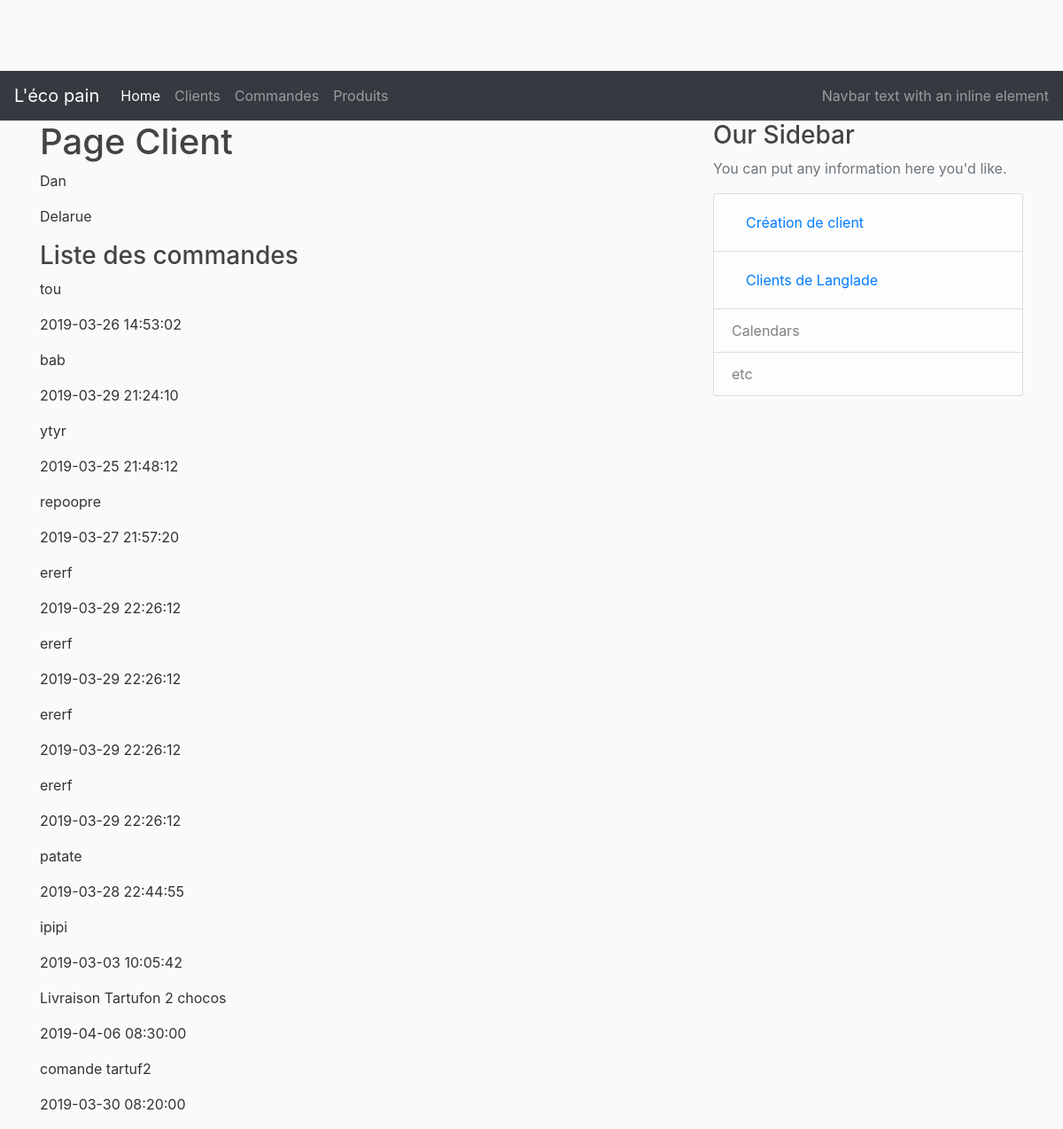
The app's page /customers/5 with its own data.
### lecopain/models.py (models this page shows, shortened)
class Customer(db.Model):
    __tablename__ = 'customers'
    id =  db.Column(db.Integer, primary_key=True)
    firstname = db.Column(db.String(50), nullable=False)
    lastname = db.Column(db.String(50), nullable=False)
    address = db.Column(db.String(200))
    cp = db.Column(db.String(20))
    city = db.Column(db.String(50))
    email = db.Column(db.String(200), nullable=False)
    created_at = db.Column(db.DateTime, nullable=False, default=datetime.utcnow)
    orders = db.relationship('Order', backref='owner', lazy=True)

class Order(db.Model):
    __tablename__ = 'orders'
    id = db.Column(db.Integer, primary_key=True)
    title = db.Column(db.String(50), nullable=False)
    order_dt = db.Column(db.DateTime)
    created_at = db.Column(db.DateTime, nullable=False, default=datetime.utcnow)
    customer_id = db.Column(db.Integer, db.ForeignKey('customers.id'), nullable=False)
    status = db.Column(db.String(20), nullable=False)

### lecopain/controllers/customer_controller.py (the view)
@customer_page.route("/customers/<int:customer_id>")
def customer(customer_id):
    customer = Customer.query.get_or_404(customer_id)
    return render_template('/customers/customer.html', customer=customer)

### lecopain/templates/customers/customer.html
{% extends "layout.html" %}
{% block content %}
    <h1>Page Client</h1>
    <div class="content-section">
        <p>{{customer.firstname}}</p>
        <p>{{customer.lastname}}</p>
    </div>
    <div>
        <h3>Liste des commandes</h3>
    </div>
    <div class="content-section">
        {% for order in customer.orders %}
            <p>{{order.title}}</p>
            <p>{{order.order_dt}}</p>
        {% endfor %}
    </div>
{% endblock %}
{% block right_menu %}
<div class="content-section">
    <h3>Our Sidebar</h3>
    <p class='text-muted'>You can put any information here you'd like.
        <ul class="list-group">
        <li class="list-group-item list-group-item-light">
                <a class="nav-link" href="/customers/new">Création de client</a></li>
        <li class="list-group-item list-group-item-light">
                <a class="nav-link" href="/customers/city/Langlade">Clients de Langlade</a></li>
        <li class="list-group-item list-group-item-light">Calendars</li>
        <li class="list-group-item list-group-item-light">etc</li>
        </ul>
    </p>
</div>
{% endblock %}

### lecopain/static/main.css (style rules this page uses)
body { background: #fafafa; color: #333333; margin-top: 5rem; }
h1, h2, h3, h4, h5, h6 { color:#444444; }

### records on screen
Customer: firstname "Dan", lastname "Delarue"
Order: title "tou", order_dt "2019-03-26 14:53:02"
Order: title "bab", order_dt "2019-03-29 21:24:10"
Order: title "ytyr", order_dt "2019-03-25 21:48:12"
Order: title "repoopre", order_dt "2019-03-27 21:57:20"
Order: title "ererf", order_dt "2019-03-29 22:26:12"
Order: title "ererf", order_dt "2019-03-29 22:26:12"
Order: title "ererf", order_dt "2019-03-29 22:26:12"
Order: title "ererf", order_dt "2019-03-29 22:26:12"
Order: title "patate", order_dt "2019-03-28 22:44:55"
Order: title "ipipi", order_dt "2019-03-03 10:05:42"
Order: title "Livraison Tartufon 2 chocos", order_dt "2019-04-06 08:30:00"
Order: title "comande tartuf2", order_dt "2019-03-30 08:20:00"
